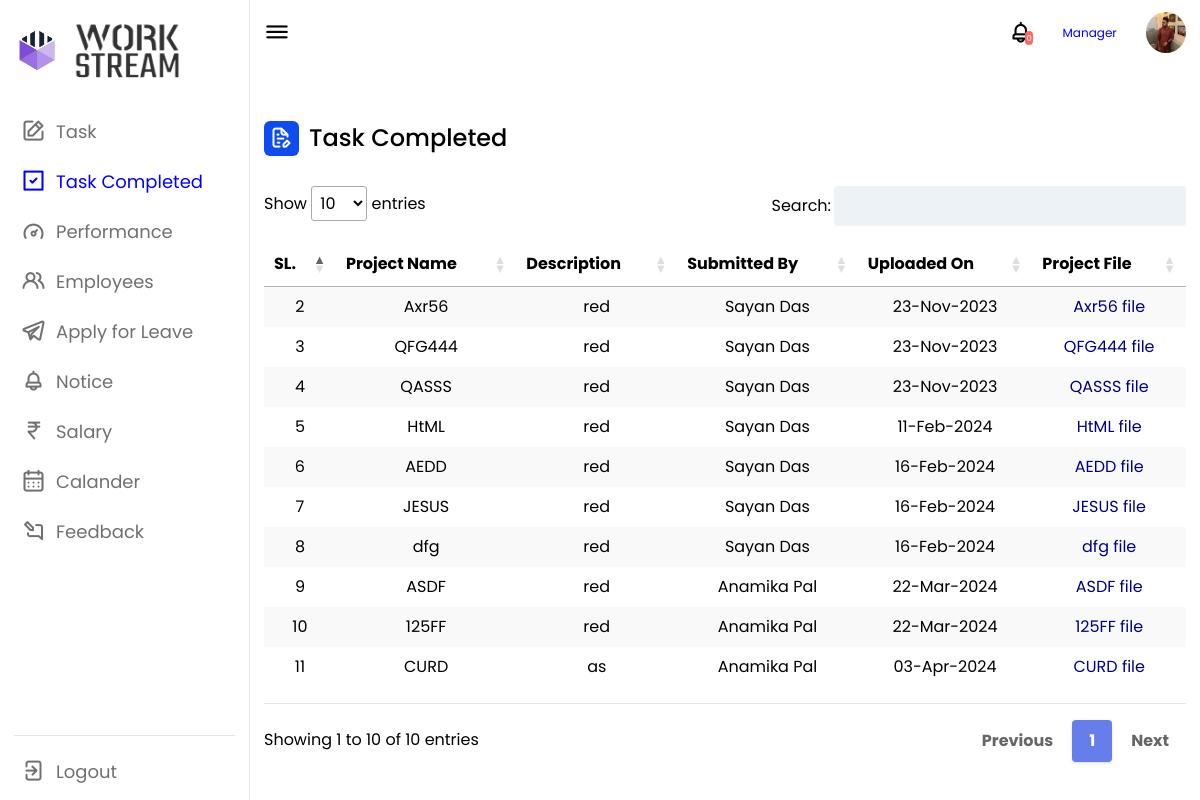
Screenshot of /manager/man_history.php (signed in) with the database file from the repository.
### tables this page shows
CREATE TABLE `complete` (
  `id` int(11) NOT NULL,
  `pro_name` varchar(255) NOT NULL,
  `description` varchar(255) NOT NULL,
  `submitted` varchar(255) NOT NULL,
  `submittedby` varchar(230) NOT NULL,
  `file` varchar(255) NOT NULL,
  `uploaded` timestamp NOT NULL DEFAULT current_timestamp()
);

### manager/man_history.php (the view, shortened to what this page needs)
<?php
include '../conn.php';
$img = $_SESSION['img'];
$deptm = $_SESSION['deptmy'];
$data3 = mysqli_query($conn, "SELECT * FROM complete WHERE `submittedby`='$deptm'  ORDER BY id DESC;");
$data30 = mysqli_query($conn, "SELECT * FROM notice WHERE deptm= '$deptm' AND seen='not_seen' AND man='Manager';");
?>
<!DOCTYPE html>
<html lang="en">
<head>
    <link rel="stylesheet" href="style.css">
    <link rel="stylesheet" href="https://unicons.iconscout.com/release/v4.0.0/css/line.css">
    <link href="https://unpkg.com/tailwindcss@2.2.19/dist/tailwind.min.css" rel=" stylesheet">
    <link href="https://cdn.datatables.net/1.10.19/css/jquery.dataTables.min.css" rel="stylesheet">
    <link href="https://cdn.datatables.net/responsive/2.2.3/css/responsive.dataTables.min.css" rel="stylesheet">
</head>
<body>
    <nav>
        <div class="logo-name">
            <div class="logo-image">
                <img src="logo1.png" alt="p8">
            </div>
            <div class="logo-image2">
                <img src="logo2.png" alt="" id="p9">
            </div>
        </div>
        <div class="menu-items">
            <ul class="nav-links">
                <li><a href="man_task.php">
                        <i class="uil uil-edit"></i>
                        <span class="link-name">Task</span>
                    </a></li>
                <li><a href="man_history.php">
                        <i class="uil uil-check-square" style="color: blue;"></i>
                        <span class="link-name" style="color: blue;">Task Completed</span>
                    </a></li>
                <li><a href="man_performance.php">
                        <i class="uil uil-tachometer-fast-alt"></i>
                        <span class="link-name">Performance</span>
                    </a></li>
                <li><a href="man_employees.php">
                        <i class="uil uil-users-alt"></i>
                        <span class="link-name">Employees</span>
                    </a></li>
                <li><a href="man_leave.php">
                        <i class="uil uil-telegram-alt"></i>
                        <span class="link-name">Apply for Leave</span>
                    </a></li>
                <li><a href="man_notice.php">
                        <i class="uil uil-bell"></i>
                        <span class="link-name">Notice</span>
                    </a></li>
                <li><a href="man_salary.php">
                        <i class="uil uil-rupee-sign"></i>
                        <span class="link-name">Salary</span>
                    </a></li>
                <li><a href="man_holiday.php">
                        <i class="uil uil-calendar-alt"></i>
                        <span class="link-name">Calander</span>
                    </a></li>
                <li><a href="man_feedback.php">
                        <i class="uil uil-comment-alt-edit"></i>
                        <span class="link-name">Feedback</span>
                    </a></li>
            </ul>
            <ul class="logout-mode">
                <li><a href="out.php">
                        <i class="uil uil-signout"></i>
                        <span class="link-name">Logout</span>
                    </a></li>
            </ul>
        </div>
    </nav>
    <section class="dashboard">
        <div class="top">
            <i class="uil uil-bars sidebar-toggle"></i>
            <div class="search-box">
                <input type="text" readonly style="border-color: #fff;" required>
            </div>
            <a href="man_seen.php" class="mk" id="fl"> <i style="font-size: 25px;" class="uil uil-bell"></i><span id="DF3"><?php echo mysqli_num_rows($data30); ?></span></a>
            <div class="nm">
                <h4 class="er">Manager</h4>
            </div>
            <a href="man_personal.php"> <img src="../<?php echo $img; ?>" height="45px" width="45px" alt=""></a>
        </div>
        <div class="dash-content">
            <div class="overview">
                <div class="title">
                    <i class="uil uil-file-edit-alt"></i>
                    <span class="text">Task Completed</span>
                </div>
            </div>
        </div>
        <table id="example" class="stripe hover" style="width:100%; padding-top: 1em;  padding-bottom: 1em;">
            <thead>
                <tr style="text-align: center;">
                    <th>SL.</th>
                    <th>Project Name</th>
                    <th>Description</th>
                    <th>Submitted By</th>
                    <th>Uploaded On</th>
                    <th>Project File</th>
                </tr>
            </thead>
            <tbody class="table-group-divider">
                <div class="">
                    <?php
                    if ($total3 = mysqli_num_rows($data3) > 0) {
                        while ($result3 = mysqli_fetch_array($data3)) {
                    ?>
                            <tr class="" style="text-align: center;">
                                <td> <?php echo $result3['id']; ?> </td>
                                <td> <?php echo $result3['pro_name']; ?> </td>
                                <td> <?php echo $result3['description']; ?> </td>
                                <td> <?php echo $result3['submitted']; ?> </td>
                                <td> <?php echo date('d-M-Y', strtotime($result3['uploaded'])); ?> </td>
                                <td style="color: navy;"> <a href="../zoom/<?php echo $result3['file']; ?>" download><?php echo $result3['pro_name']; ?> file</a> </td>
                            </tr>
                    <?php
                        }
                    } else {
                        echo "no FoUnD";
                    }
                    ?>
                </div>
            </tbody>
        </table>
    </section>
</body>
</html>

### manager/style.css (style rules this page uses)
* { margin: 0; padding: 0; box-sizing: border-box; font-family: "Poppins", sans-serif; }
:root { --primary-color: #0e4bf1; --panel-color: #fff; --text-color: #000; --black-light-color: #707070; --border-color: #e6e5e5; --toggle-color: #ddd; --box1-color: #4da3ff; --box2-color: #ffe6ac; --box3-color: #e7d1fc; --title-icon-color: #fff; }
body { min-height: 100vh; background-color: var(--primary-color); }
nav { position: fixed; top: 0; left: 0; height: 100%; width: 250px; padding: 10px 14px; background-color: var(--panel-color); border-right: 1px solid var(--border-color); transition: var(--tran-05); }
nav .logo-name { display: flex; align-items: center; }
nav .logo-image { display: flex; justify-content: center; min-width: 45px; }
nav .logo-image img { width: 40px; object-fit: cover; border-radius: 50%; }
nav .menu-items { margin-top: 40px; height: calc(100% - 90px); display: flex; flex-direction: column; justify-content: space-between; }
.menu-items li { list-style: none; }
.menu-items li a { display: flex; align-items: center; height: 50px; text-decoration: none; position: relative; }
.menu-items li a i { font-size: 24px; min-width: 45px; height: 100%; display: flex; align-items: center; justify-content: center; color: var(--black-light-color); }
.menu-items li a .link-name { font-size: 18px; font-weight: 400; color: var(--black-light-color); transition: var(--tran-05); }
.menu-items .logout-mode { padding-top: 10px; border-top: 1px solid var(--border-color); }
.dashboard { position: relative; left: 250px; background-color: var(--panel-color); min-height: 100vh; width: calc(100% - 250px); padding: 10px 14px; transition: var(--tran-05); }
.dashboard .top { position: fixed; top: 0; left: 250px; display: flex; width: calc(100% - 250px); justify-content: space-between; align-items: center; padding: 10px 14px; background-color: var(--panel-color); transition: var(--tran-05); z-index: 10; }
.dashboard .top .sidebar-toggle { font-size: 26px; color: var(--text-color); cursor: pointer; }
.dashboard .top .search-box { position: relative; height: 45px; max-width: 600px; width: 100%; margin: 0 30px; }
.top .search-box input { position: absolute; border: 1px solid var(--border-color); background-color: var(--panel-color); padding: 0 25px 0 50px; border-radius: 5px; height: 100%; width: 100%; color: var(--text-color); font-size: 15px; font-weight: 400; outline: none; }
.top img { width: 40px; border-radius: 50%; }
.dashboard .dash-content { padding-top: 50px; }
.dash-content .title { display: flex; align-items: center; margin: 60px 0 30px 0; }
.dash-content .title i { position: relative; height: 35px; width: 35px; background-color: var(--primary-color); border-radius: 6px; color: var(--title-icon-color); display: flex; align-items: center; justify-content: center; font-size: 24px; }
.dash-content .title .text { font-size: 24px; font-weight: 500; color: var(--text-color); margin-left: 10px; }

### manager/man_history.php (style rules this page uses)
nav .menu-items { margin-top: 14px; height: calc(100% - 90px); display: flex; flex-direction: column; justify-content: space-between; }
#p9 { height: 121px; width: 109px; border-radius: 0px; margin-top: -40px; margin-bottom: -40px; margin-left: 15px; }
nav .logo-image img { width: 40px; object-fit: cover; border-radius: 50%; }
.menu-items li a { margin-left: 30px; display: flex; align-items: center; height: 50px; text-decoration: none; position: relative; }
li { margin-left: -33px; }
.er { font-size: 12px; color: blue; }
#DF3 { height: 10px; width: 10px; background-color: #ff6666; font-size: 8px; color: white; text-decoration: none; padding: 1.5px; border-radius: 60px; margin-left: -8px; text-underline-offset: none; }
.mk { text-decoration: none; }
table.dataTable.no-footer { border-bottom: 1px solid #e2e8f0; margin-top: 0.75em; margin-bottom: 0.75em; }

### rows the page displays
complete: id "11", pro_name "CURD", description "as", submitted "Anamika Pal", uploaded "03-Apr-2024"
complete: id "10", pro_name "125FF", description "red", submitted "Anamika Pal", uploaded "22-Mar-2024"
complete: id "9", pro_name "ASDF", description "red", submitted "Anamika Pal", uploaded "22-Mar-2024"
complete: id "8", pro_name "dfg", description "red", submitted "Sayan Das", uploaded "16-Feb-2024"
complete: id "7", pro_name "JESUS", description "red", submitted "Sayan Das", uploaded "16-Feb-2024"
complete: id "6", pro_name "AEDD", description "red", submitted "Sayan Das", uploaded "16-Feb-2024"
complete: id "5", pro_name "HtML", description "red", submitted "Sayan Das", uploaded "11-Feb-2024"
complete: id "4", pro_name "QASSS", description "red", submitted "Sayan Das", uploaded "23-Nov-2023"
complete: id "3", pro_name "QFG444", description "red", submitted "Sayan Das", uploaded "23-Nov-2023"
complete: id "2", pro_name "Axr56", description "red", submitted "Sayan Das", uploaded "23-Nov-2023"

### other values shown
mysqli_num_rows($data30) "0"
